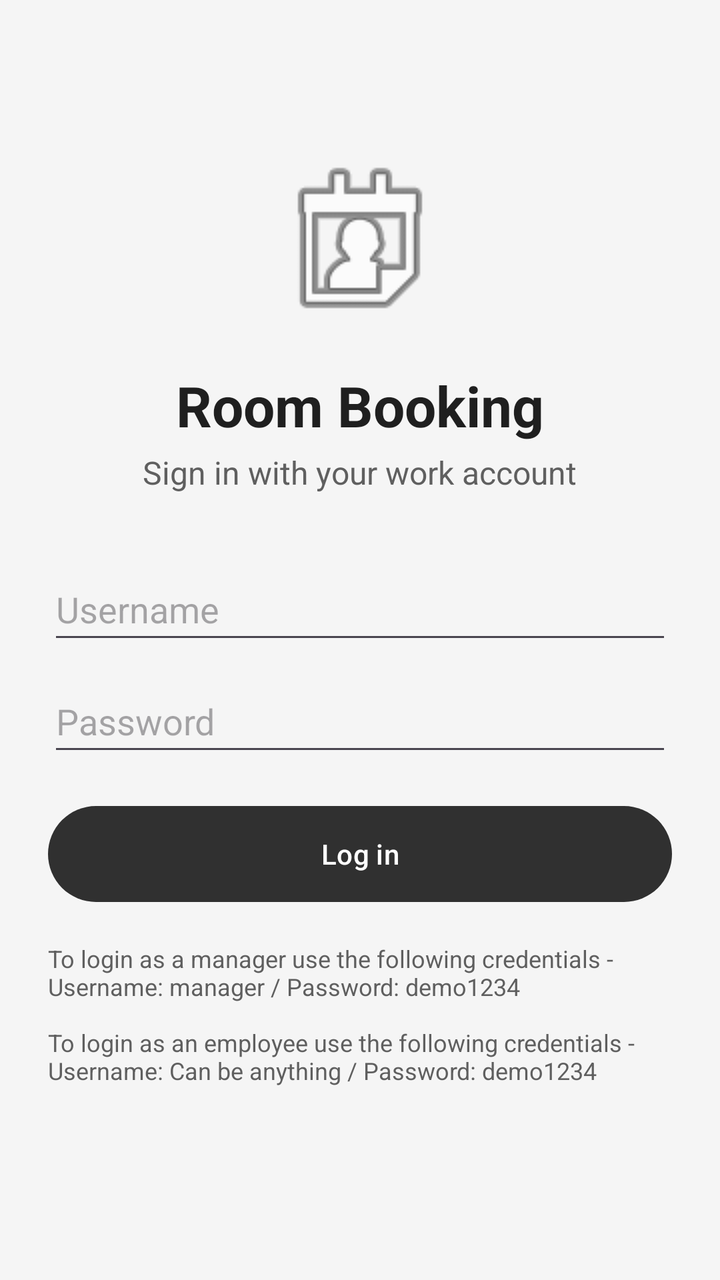
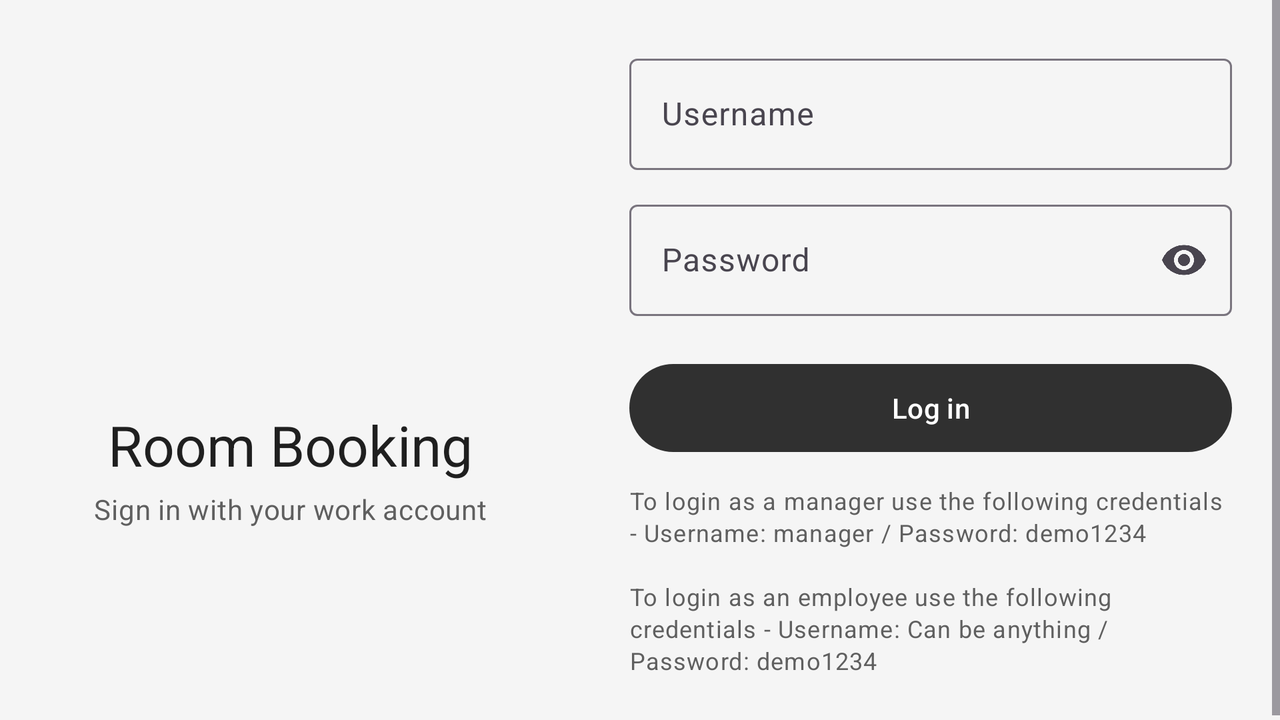

The same Android screen from two of the app's own layout files: first res/layout/ as a phone draws it, then the repository's variant for another configuration, drawn on a device whose configuration selects that folder. Both files follow.
<!-- AndroidManifest.xml: application theme Theme.COMP2000RoomBookingApp -->
<!-- res/layout/activity_login.xml -->
<?xml version="1.0" encoding="utf-8"?>
<ScrollView xmlns:android="http://schemas.android.com/apk/res/android"
    android:layout_width="match_parent"
    android:layout_height="match_parent"
    android:fillViewport="true">

    <LinearLayout
        android:layout_width="match_parent"
        android:layout_height="wrap_content"
        android:gravity="center_horizontal"
        android:orientation="vertical"
        android:padding="24dp">

        <ImageView
            android:layout_width="96dp"
            android:layout_height="96dp"
            android:layout_marginTop="48dp"
            android:contentDescription="@string/logo_description"
            android:src="@android:drawable/ic_menu_my_calendar" />

        <TextView
            android:layout_width="wrap_content"
            android:layout_height="wrap_content"
            android:layout_marginTop="16dp"
            android:text="@string/login_title"
            android:textColor="@color/text_primary"
            android:textSize="28sp"
            android:textStyle="bold" />

        <TextView
            android:layout_width="wrap_content"
            android:layout_height="wrap_content"
            android:layout_marginTop="4dp"
            android:text="@string/login_subtitle"
            android:textColor="@color/text_secondary"
            android:textSize="16sp" />

        <EditText
            android:id="@+id/et_user"
            android:layout_width="match_parent"
            android:layout_height="wrap_content"
            android:layout_marginTop="32dp"
            android:autofillHints="username"
            android:hint="@string/hint_username"
            android:inputType="textEmailAddress"
            android:minHeight="48dp" />

        <EditText
            android:id="@+id/et_pass"
            android:layout_width="match_parent"
            android:layout_height="wrap_content"
            android:layout_marginTop="8dp"
            android:autofillHints="password"
            android:hint="@string/hint_password"
            android:inputType="textPassword"
            android:minHeight="48dp" />

        <TextView
            android:id="@+id/tv_login_error"
            android:layout_width="match_parent"
            android:layout_height="wrap_content"
            android:layout_marginTop="8dp"
            android:text="@string/error_wrong_credentials"
            android:textColor="@color/error_text"
            android:visibility="gone" />

        <Button
            android:id="@+id/btn_login"
            android:layout_width="match_parent"
            android:layout_height="wrap_content"
            android:layout_marginTop="16dp"
            android:minHeight="56dp"
            android:text="@string/login_button" />

        <TextView
            android:layout_width="wrap_content"
            android:layout_height="wrap_content"
            android:layout_marginTop="16dp"
            android:text="@string/login_demo_hint"
            android:textColor="@color/text_secondary"
            android:textSize="12sp" />
    </LinearLayout>
</ScrollView>
<!-- resources referenced by this layout -->
<resources>
  <color name="error_text">#B3261E</color>
  <color name="text_primary">#1F1F1F</color>
  <color name="text_secondary">#5F5F5F</color>
  <string name="error_wrong_credentials">Wrong username or password</string>
  <string name="hint_password">Password</string>
  <string name="hint_username">Username</string>
  <string name="login_button">Log in</string>
  <string name="login_demo_hint">To login as a manager use the following credentials - Username: manager / Password: demo1234\n\nTo login as an employee use the following credentials - Username: Can be anything / Password: demo1234</string>
  <string name="login_subtitle">Sign in with your work account</string>
  <string name="login_title">Room Booking</string>
  <string name="logo_description">Room Booking app logo</string>
  <style name="Theme.COMP2000RoomBookingApp" parent="Theme.Material3.Light">
          <item name="colorPrimary">@color/accent</item>
          <item name="colorOnPrimary">@color/on_accent</item>
          <item name="android:windowBackground">@color/screen_bg</item>
      </style>
  <color name="accent">#303030</color>
  <color name="on_accent">#FFFFFF</color>
  <color name="screen_bg">#F5F5F5</color>
</resources>
<!-- res/layout-w600dp/activity_login.xml (the repository's variant of the layout above) -->
<!-- drawn on the phone turned sideways -->
<?xml version="1.0" encoding="utf-8"?>
<LinearLayout xmlns:android="http://schemas.android.com/apk/res/android"
    xmlns:app="http://schemas.android.com/apk/res-auto"
    xmlns:tools="http://schemas.android.com/tools"
    android:layout_width="match_parent"
    android:layout_height="match_parent"
    android:orientation="horizontal">

    <LinearLayout
        android:layout_width="0dp"
        android:layout_height="match_parent"
        android:layout_weight="1"
        android:gravity="center"
        android:orientation="vertical"
        android:padding="24dp">

        <ImageView
            android:layout_width="96dp"
            android:layout_height="96dp"
            android:contentDescription="@string/logo_description"
            android:src="@drawable/ic_event_note"
            app:tint="@color/brand" />

        <TextView
            android:layout_width="wrap_content"
            android:layout_height="wrap_content"
            android:layout_marginTop="12dp"
            android:text="@string/login_title"
            android:textAppearance="?attr/textAppearanceHeadlineMedium"
            android:textColor="@color/text_primary" />

        <TextView
            android:layout_width="wrap_content"
            android:layout_height="wrap_content"
            android:layout_marginTop="4dp"
            android:text="@string/login_subtitle"
            android:textAppearance="?attr/textAppearanceBodyMedium"
            android:textColor="@color/text_secondary" />
    </LinearLayout>

    <ScrollView
        android:layout_width="0dp"
        android:layout_height="match_parent"
        android:layout_weight="1.2"
        android:fillViewport="true">

        <LinearLayout
            android:layout_width="match_parent"
            android:layout_height="wrap_content"
            android:gravity="center_vertical"
            android:orientation="vertical"
            android:padding="24dp">

        <com.google.android.material.textfield.TextInputLayout
            android:id="@+id/user_layout"
            style="@style/Widget.Material3.TextInputLayout.OutlinedBox"
            android:layout_width="match_parent"
            android:layout_height="wrap_content"
            android:hint="@string/hint_username">

            <com.google.android.material.textfield.TextInputEditText
                android:id="@+id/et_user"
                android:layout_width="match_parent"
                android:layout_height="wrap_content"
                android:inputType="textEmailAddress"
                android:minHeight="48dp" />
        </com.google.android.material.textfield.TextInputLayout>

        <com.google.android.material.textfield.TextInputLayout
            android:id="@+id/pass_layout"
            style="@style/Widget.Material3.TextInputLayout.OutlinedBox"
            android:layout_width="match_parent"
            android:layout_height="wrap_content"
            android:layout_marginTop="12dp"
            android:hint="@string/hint_password"
            app:endIconMode="password_toggle">

            <com.google.android.material.textfield.TextInputEditText
                android:id="@+id/et_pass"
                android:layout_width="match_parent"
                android:layout_height="wrap_content"
                android:inputType="textPassword"
                android:minHeight="48dp" />
        </com.google.android.material.textfield.TextInputLayout>

        <TextView
            android:id="@+id/tv_login_error"
            android:layout_width="wrap_content"
            android:layout_height="wrap_content"
            android:layout_marginTop="8dp"
            android:text="@string/error_wrong_credentials"
            android:textAppearance="?attr/textAppearanceBodyMedium"
            android:textColor="@color/error_text"
            android:visibility="gone" />

        <com.google.android.material.button.MaterialButton
            android:id="@+id/btn_login"
            android:layout_width="match_parent"
            android:layout_height="wrap_content"
            android:layout_marginTop="20dp"
            android:minHeight="52dp"
            android:text="@string/login_button" />

        <TextView
            android:layout_width="wrap_content"
            android:layout_height="wrap_content"
            android:layout_marginTop="12dp"
            android:text="@string/login_demo_hint"
            android:textAppearance="?attr/textAppearanceBodySmall"
            android:textColor="@color/text_secondary" />

        </LinearLayout>
    </ScrollView>
</LinearLayout>
